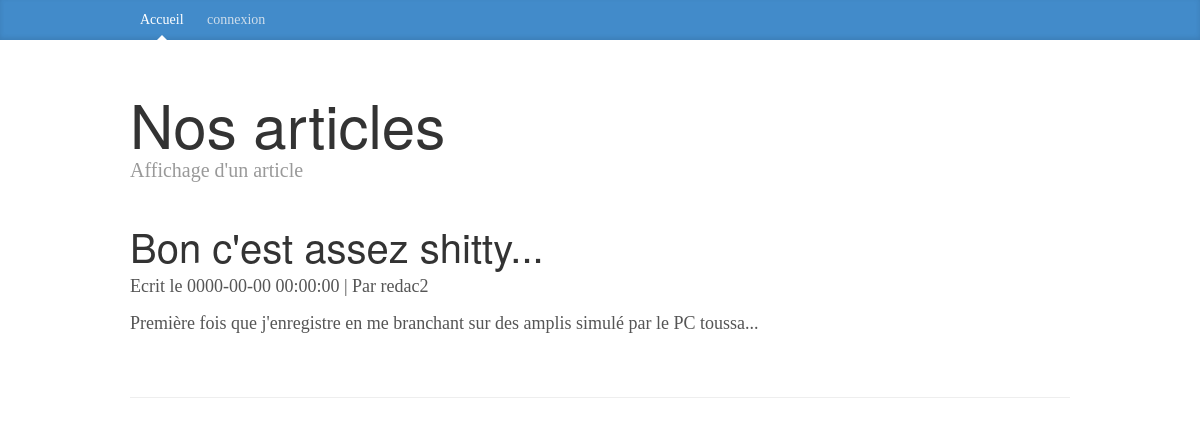
The app's page /?page=bon-c-est-assez-shitty with its own data.
### tables this page shows
CREATE TABLE IF NOT EXISTS `article` (
  `id` int(10) unsigned NOT NULL AUTO_INCREMENT,
  `letitre` varchar(120) DEFAULT NULL,
  `leslug` varchar(120) DEFAULT NULL,
  `letexte` text,
  `ladate` datetime DEFAULT NULL,
  `utilisateur_id` int(10) unsigned NOT NULL,
  PRIMARY KEY (`id`),
  UNIQUE KEY `leslug_UNIQUE` (`leslug`),
  KEY `fk_article_utilisateur1_idx` (`utilisateur_id`)
);

CREATE TABLE IF NOT EXISTS `utilisateur` (
  `id` int(10) unsigned NOT NULL AUTO_INCREMENT,
  `lelogin` varchar(60) DEFAULT NULL,
  `lepass` varchar(64) DEFAULT NULL,
  `lemail` varchar(150) DEFAULT NULL,
  `droit_id` smallint(5) unsigned NOT NULL,
  PRIMARY KEY (`id`),
  UNIQUE KEY `lelogin_UNIQUE` (`lelogin`),
  KEY `fk_utilisateur_droit_idx` (`droit_id`)
);

### modeles/maPDOClass.php (called while the page is built)
<?php
class MaPDO extends PDO {
    private static $connection;
    public static function getConnection($host, $util, $pwd, $erreur = false) {
        if (!isset(self::$connection)) {
            try {
                self::$connection = new PDO($host, $util, $pwd);
                if ($erreur) {
                    self::$connection->setAttribute(PDO::ATTR_ERRMODE, PDO::ERRMODE_EXCEPTION);
                }
            } catch (PDOException $e) {
                echo $e;
            }
        }
        return self::$connection;
    }
}

### modeles/ArticleManagerClass.php (called while the page is built, shortened)
<?php
class ArticleManager {
  protected $db;
  public function __construct()
  {
    $this->db = MaPDO::getConnection(DB_SELECT, DB_USER, DB_PWD, true);
  }
    public  function getUn($slug){
        $prepare = $this->db->prepare("SELECT a.*, u.lelogin FROM article a
            INNER JOIN utilisateur u ON a.utilisateur_id = u.id WHERE a.leslug = ? ORDER BY a.id DESC ;");
        $prepare->bindParam(1,$slug,PDO::PARAM_STR);
        $prepare->execute();
        return $prepare->fetch(PDO::FETCH_OBJ);
    }
}

### vues/pageArticleVue.php (the view, shortened to what this page needs)
<!DOCTYPE html>
<html>
    <head>
        <link href="vues/bootstrap3.3.5/css/bootstrap.min.css" rel="stylesheet">
        <link href="vues/bootstrap3.3.5/blog.css" rel="stylesheet">
    </head>
    <body>
    <div class="blog-masthead">
      <div class="container">
        <nav class="blog-nav">
          <a class="blog-nav-item active" href="./">Accueil</a>
          <a class="blog-nav-item" href="?connect">connexion</a>
        </nav>
      </div>
    </div>
    <div class="container">
      <div class="blog-header">
        <h1 class="blog-title">Nos articles</h1>
        <p class="lead blog-description">Affichage d'un article</p>
      </div>
      <div class="row">
        <div class="col-sm-12 blog-main">
            <?php
                echo "<div class='blog-post'>";
                echo "<h2 class='blog-post-title'>$un->letitre</h2>";
                echo "<p>Ecrit le " . $un->ladate . " | Par $un->lelogin</p>";
                echo "<p>$un->letexte</div>";
                echo "<hr/>";
            ?>
        </div>
      </div>
    </div>
    </body>
</html>

### records on screen
article: letitre "Bon c'est assez shitty...", ladate "0000-00-00 00:00:00", utilisateur.lelogin "redac2", letexte "Première fois que j'enregistre en me branchant sur des amplis simulé par le PC toussa..."
